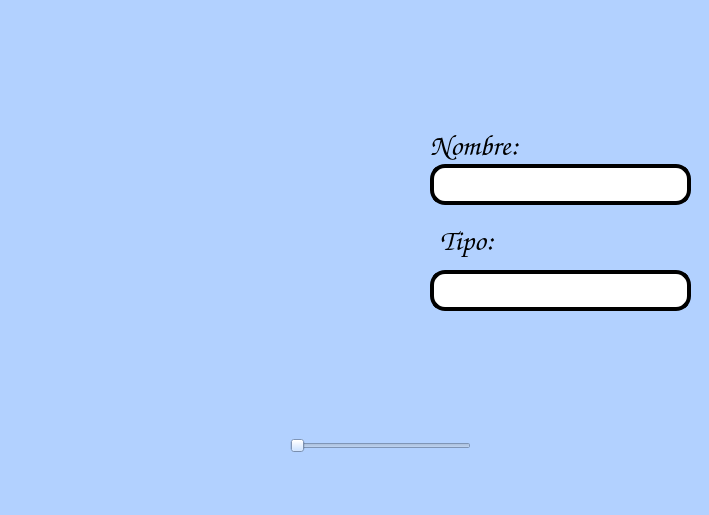
<?xml version="1.0" encoding="UTF-8"?>
<ui version="4.0">
 <class>MainWindow</class>
 <widget class="QMainWindow" name="MainWindow">
  <property name="geometry">
   <rect>
    <x>0</x>
    <y>0</y>
    <width>709</width>
    <height>515</height>
   </rect>
  </property>
  <property name="windowTitle">
   <string>MainWindow</string>
  </property>
  <property name="styleSheet">
   <string notr="true">background-color: rgb(178, 209, 255);</string>
  </property>
  <widget class="QWidget" name="centralwidget">
   <widget class="QLabel" name="imagen">
    <property name="geometry">
     <rect>
      <x>0</x>
      <y>10</y>
      <width>121</width>
      <height>101</height>
     </rect>
    </property>
    <property name="autoFillBackground">
     <bool>false</bool>
    </property>
    <property name="styleSheet">
     <string notr="true"/>
    </property>
    <property name="text">
     <string/>
    </property>
    <property name="pixmap">
     <pixmap resource="../Archivos/Recursos.qrc">:/logos/FIT_logo_vertical.png</pixmap>
    </property>
    <property name="scaledContents">
     <bool>true</bool>
    </property>
   </widget>
   <widget class="QLabel" name="imagen_2">
    <property name="geometry">
     <rect>
      <x>500</x>
      <y>-10</y>
      <width>181</width>
      <height>91</height>
     </rect>
    </property>
    <property name="autoFillBackground">
     <bool>false</bool>
    </property>
    <property name="styleSheet">
     <string notr="true"/>
    </property>
    <property name="text">
     <string/>
    </property>
    <property name="pixmap">
     <pixmap resource="../Archivos/Recursos.qrc">:/logos/log_uat_nuevo.png</pixmap>
    </property>
    <property name="scaledContents">
     <bool>true</bool>
    </property>
   </widget>
   <widget class="QLabel" name="imagen_3">
    <property name="geometry">
     <rect>
      <x>600</x>
      <y>370</y>
      <width>101</width>
      <height>91</height>
     </rect>
    </property>
    <property name="autoFillBackground">
     <bool>false</bool>
    </property>
    <property name="styleSheet">
     <string notr="true"/>
    </property>
    <property name="text">
     <string/>
    </property>
    <property name="pixmap">
     <pixmap resource="../Archivos/Recursos.qrc">:/ejercicios/ContornoTD.jpg</pixmap>
    </property>
    <property name="scaledContents">
     <bool>true</bool>
    </property>
   </widget>
   <widget class="QLabel" name="imagen_descripcion">
    <property name="geometry">
     <rect>
      <x>130</x>
      <y>100</y>
      <width>271</width>
      <height>301</height>
     </rect>
    </property>
    <property name="styleSheet">
     <string notr="true"/>
    </property>
    <property name="text">
     <string/>
    </property>
    <property name="pixmap">
     <pixmap resource="../Archivos/Recursos.qrc">:/ejercicios/DuckMusic.jpg</pixmap>
    </property>
    <property name="scaledContents">
     <bool>true</bool>
    </property>
   </widget>
   <widget class="QLabel" name="label">
    <property name="geometry">
     <rect>
      <x>430</x>
      <y>130</y>
      <width>161</width>
      <height>31</height>
     </rect>
    </property>
    <property name="font">
     <font>
      <family>Comic Sans MS</family>
      <pointsize>22</pointsize>
      <weight>9</weight>
      <italic>false</italic>
      <bold>false</bold>
     </font>
    </property>
    <property name="styleSheet">
     <string notr="true">font: 75 22pt &quot;Comic Sans MS&quot;;</string>
    </property>
    <property name="text">
     <string>Nombre:</string>
    </property>
   </widget>
   <widget class="QLineEdit" name="txt_nombre">
    <property name="geometry">
     <rect>
      <x>430</x>
      <y>164</y>
      <width>261</width>
      <height>41</height>
     </rect>
    </property>
    <property name="font">
     <font>
      <family>Comic Sans MS</family>
      <pointsize>22</pointsize>
      <weight>9</weight>
      <italic>false</italic>
      <bold>false</bold>
     </font>
    </property>
    <property name="styleSheet">
     <string notr="true">border: 4px solid black;
background-color: rgb(255, 255, 255);
border-radius: 15px;
font: 75 22pt &quot;Comic Sans MS&quot;;</string>
    </property>
    <property name="text">
     <string/>
    </property>
    <property name="alignment">
     <set>Qt::AlignCenter</set>
    </property>
   </widget>
   <widget class="QLineEdit" name="txt_tipo">
    <property name="geometry">
     <rect>
      <x>430</x>
      <y>270</y>
      <width>261</width>
      <height>41</height>
     </rect>
    </property>
    <property name="font">
     <font>
      <family>Comic Sans MS</family>
      <pointsize>22</pointsize>
      <weight>9</weight>
      <italic>false</italic>
      <bold>false</bold>
     </font>
    </property>
    <property name="styleSheet">
     <string notr="true">border: 4px solid black;
background-color: rgb(255, 255, 255);
border-radius: 15px;
font: 75 22pt &quot;Comic Sans MS&quot;;</string>
    </property>
    <property name="text">
     <string/>
    </property>
    <property name="alignment">
     <set>Qt::AlignCenter</set>
    </property>
   </widget>
   <widget class="QSlider" name="selectorImagen">
    <property name="geometry">
     <rect>
      <x>290</x>
      <y>420</y>
      <width>181</width>
      <height>51</height>
     </rect>
    </property>
    <property name="orientation">
     <enum>Qt::Horizontal</enum>
    </property>
   </widget>
   <widget class="QLabel" name="label_2">
    <property name="geometry">
     <rect>
      <x>440</x>
      <y>220</y>
      <width>111</width>
      <height>41</height>
     </rect>
    </property>
    <property name="font">
     <font>
      <family>Comic Sans MS</family>
      <pointsize>22</pointsize>
      <weight>9</weight>
      <italic>false</italic>
      <bold>false</bold>
     </font>
    </property>
    <property name="styleSheet">
     <string notr="true">font: 75 22pt &quot;Comic Sans MS&quot;;</string>
    </property>
    <property name="text">
     <string>Tipo:</string>
    </property>
   </widget>
  </widget>
  <widget class="QMenuBar" name="menubar">
   <property name="geometry">
    <rect>
     <x>0</x>
     <y>0</y>
     <width>709</width>
     <height>26</height>
    </rect>
   </property>
  </widget>
  <widget class="QStatusBar" name="statusbar"/>
 </widget>
 <resources>
  <include location="../Archivos/Recursos.qrc"/>
 </resources>
 <connections/>
</ui>
